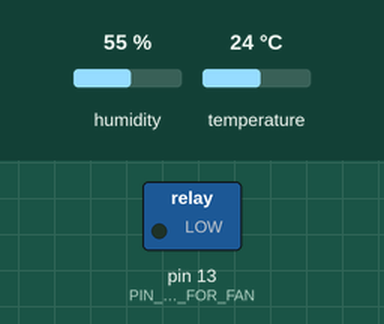
The sketch below on a simulated Arduino Uno, built with avr-gcc and run on an emulated ATmega328P. Shown: switched loads named in the sketch (green lamp = pin HIGH). The test bench sets the inputs (shaded band); at power-on: humidity 55 %, temperature 24 °C. Pins used as bus, display or sensor lines are not drawn.

Above: at 1.2 s.
1.3 s: humidity set to 57 %
At 8.4 s:
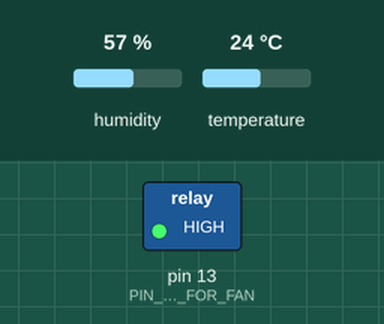
Timing chart, 0 to 9.9 s (numbered marks = the images above; inputs shaded):
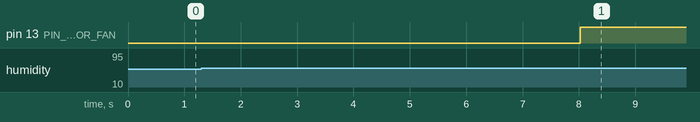

Measured:
- the behaviour switches between 55 and 56 % on humidity (found by bisection; images 0 and 1)
- after the input at 1.3 s, pin 13 (PIN_RELAY_FOR_FAN): LOW → HIGH after 6.7 s

The sketch:

ventilation.ino
```cpp
#include <DHT.h> // source: https://github.com/adafruit/DHT-sensor-library

#define PIN_DHT_SENSOR_READ 2  // pin for reading the temperature and humidity sensor
#define PIN_DHT_SENSOR_POWER 3 // pin for powering the temperature and humidity sensor
#define PIN_RELAY_FOR_FAN 13   // pin for the relay control that powers the 12v fan

DHT dht(PIN_DHT_SENSOR_READ, DHT11);
const float HUMIDITY_THRESHOLD = 55.0;
const float TEMPERATURE_THRESHOLD = 30.0;

float humidity = 0.0;
float temperature = 0.0;

void setup() {
  pinMode(PIN_DHT_SENSOR_POWER, OUTPUT);
  pinMode(PIN_RELAY_FOR_FAN, OUTPUT);
  pinMode(LED_BUILTIN, OUTPUT);
  digitalWrite(PIN_RELAY_FOR_FAN, LOW);
  digitalWrite(PIN_DHT_SENSOR_POWER, LOW);
}

void loop() {
  readSensor();
  if (ventilationIsNecessary()) {
    turnFanOn();
  } else {
    turnFanOff();
  }
  sleep();
}

void readSensor() {
  settle();
  digitalWrite(PIN_DHT_SENSOR_POWER, HIGH);
  settle();
  dht.begin();
  settle();
  humidity = dht.readHumidity();
  temperature = dht.readTemperature();
  digitalWrite(PIN_DHT_SENSOR_POWER, LOW);
  settle();
}

bool ventilationIsNecessary() {
  if (isnan(humidity) || isnan(temperature)) {
    return false;
  }
  return humidity > HUMIDITY_THRESHOLD || temperature > TEMPERATURE_THRESHOLD;
}

void turnFanOn() {
  digitalWrite(LED_BUILTIN, HIGH);
  digitalWrite(PIN_RELAY_FOR_FAN, HIGH);
}

void turnFanOff() {
  digitalWrite(LED_BUILTIN, LOW);
  digitalWrite(PIN_RELAY_FOR_FAN, LOW);
}

void settle() {
  delay(2000);
}

void sleep() {
  delay(600000);
}
```
